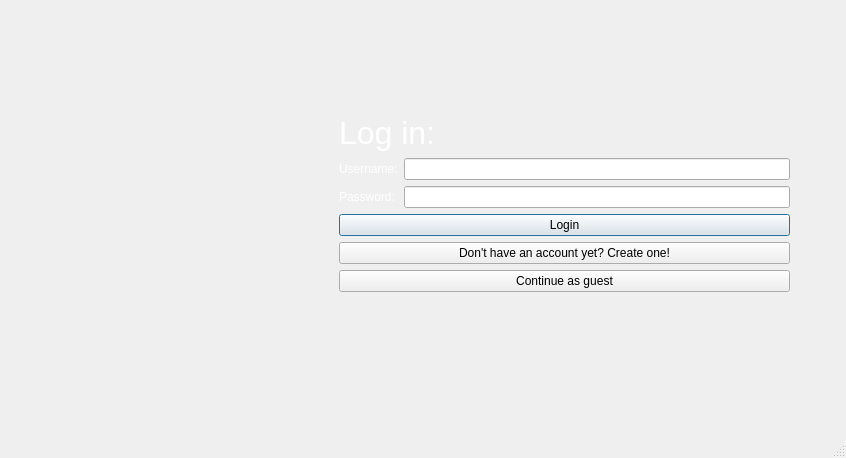
<?xml version="1.0" encoding="UTF-8"?>
<ui version="4.0">
 <class>MainWindow</class>
 <widget class="QMainWindow" name="MainWindow">
  <property name="geometry">
   <rect>
    <x>0</x>
    <y>0</y>
    <width>846</width>
    <height>458</height>
   </rect>
  </property>
  <property name="windowTitle">
   <string>MainWindow</string>
  </property>
  <widget class="QWidget" name="centralwidget">
   <property name="styleSheet">
    <string notr="true"/>
   </property>
   <layout class="QVBoxLayout" name="verticalLayout_2">
    <item>
     <widget class="QStackedWidget" name="stackedWidget">
      <property name="sizePolicy">
       <sizepolicy hsizetype="Preferred" vsizetype="Preferred">
        <horstretch>0</horstretch>
        <verstretch>0</verstretch>
       </sizepolicy>
      </property>
      <property name="styleSheet">
       <string notr="true"/>
      </property>
      <property name="currentIndex">
       <number>0</number>
      </property>
      <widget class="QWidget" name="pageLogin">
       <property name="styleSheet">
        <string notr="true"/>
       </property>
       <widget class="QFrame" name="frame">
        <property name="geometry">
         <rect>
          <x>476</x>
          <y>11</y>
          <width>400</width>
          <height>371</height>
         </rect>
        </property>
        <property name="minimumSize">
         <size>
          <width>400</width>
          <height>0</height>
         </size>
        </property>
        <property name="maximumSize">
         <size>
          <width>400</width>
          <height>16777215</height>
         </size>
        </property>
        <layout class="QHBoxLayout" name="horizontalLayout_2"/>
       </widget>
       <widget class="QLabel" name="label_login_image">
        <property name="geometry">
         <rect>
          <x>60</x>
          <y>100</y>
          <width>231</width>
          <height>231</height>
         </rect>
        </property>
        <property name="text">
         <string/>
        </property>
        <property name="pixmap">
         <pixmap resource="resources.qrc">:/images_resources/images/login.jpg</pixmap>
        </property>
        <property name="scaledContents">
         <bool>true</bool>
        </property>
       </widget>
       <widget class="QWidget" name="layoutWidget">
        <property name="geometry">
         <rect>
          <x>330</x>
          <y>20</y>
          <width>451</width>
          <height>349</height>
         </rect>
        </property>
        <layout class="QFormLayout" name="formLogin">
         <property name="formAlignment">
          <set>Qt::AlignLeading|Qt::AlignLeft|Qt::AlignVCenter</set>
         </property>
         <item row="0" column="0" colspan="2">
          <widget class="QLabel" name="labelLogin">
           <property name="font">
            <font>
             <pointsize>24</pointsize>
            </font>
           </property>
           <property name="text">
            <string>&lt;html&gt;&lt;head/&gt;&lt;body&gt;&lt;p&gt;&lt;span style=&quot; color:#ffffff;&quot;&gt;Log in:&lt;/span&gt;&lt;/p&gt;&lt;/body&gt;&lt;/html&gt;</string>
           </property>
          </widget>
         </item>
         <item row="1" column="0">
          <widget class="QLabel" name="labelLoginUsername">
           <property name="text">
            <string>&lt;html&gt;&lt;head/&gt;&lt;body&gt;&lt;p&gt;&lt;span style=&quot; color:#ffffff;&quot;&gt;Username:&lt;/span&gt;&lt;/p&gt;&lt;/body&gt;&lt;/html&gt;</string>
           </property>
          </widget>
         </item>
         <item row="1" column="1">
          <widget class="QLineEdit" name="lineLoginUsername"/>
         </item>
         <item row="2" column="0">
          <widget class="QLabel" name="labelLoginPassword">
           <property name="text">
            <string>&lt;html&gt;&lt;head/&gt;&lt;body&gt;&lt;p&gt;&lt;span style=&quot; color:#ffffff;&quot;&gt;Password:&lt;/span&gt;&lt;/p&gt;&lt;/body&gt;&lt;/html&gt;</string>
           </property>
          </widget>
         </item>
         <item row="2" column="1">
          <widget class="QLineEdit" name="lineLoginPassword">
           <property name="echoMode">
            <enum>QLineEdit::Password</enum>
           </property>
          </widget>
         </item>
         <item row="3" column="0" colspan="2">
          <widget class="QPushButton" name="buttonLogin">
           <property name="text">
            <string>Login</string>
           </property>
           <property name="autoDefault">
            <bool>true</bool>
           </property>
           <property name="default">
            <bool>true</bool>
           </property>
          </widget>
         </item>
         <item row="4" column="0" colspan="2">
          <widget class="QPushButton" name="buttonRegisterInstead">
           <property name="text">
            <string>Don't have an account yet? Create one!</string>
           </property>
          </widget>
         </item>
         <item row="5" column="0" colspan="2">
          <widget class="QPushButton" name="buttonLoginGuest">
           <property name="text">
            <string>Continue as guest</string>
           </property>
          </widget>
         </item>
        </layout>
       </widget>
      </widget>
      <widget class="QWidget" name="pageRegister">
       <layout class="QGridLayout" name="gridLayout_2">
        <item row="0" column="0">
         <widget class="QFrame" name="frame_2">
          <property name="minimumSize">
           <size>
            <width>400</width>
            <height>0</height>
           </size>
          </property>
          <property name="maximumSize">
           <size>
            <width>400</width>
            <height>16777215</height>
           </size>
          </property>
          <layout class="QHBoxLayout" name="horizontalLayout_3">
           <item>
            <layout class="QFormLayout" name="formRegister">
             <property name="formAlignment">
              <set>Qt::AlignCenter</set>
             </property>
             <item row="0" column="0" colspan="2">
              <widget class="QLabel" name="labelRegister">
               <property name="font">
                <font>
                 <pointsize>24</pointsize>
                </font>
               </property>
               <property name="text">
                <string>&lt;html&gt;&lt;head/&gt;&lt;body&gt;&lt;p&gt;&lt;span style=&quot; color:#ffffff;&quot;&gt;Create account:&lt;/span&gt;&lt;/p&gt;&lt;/body&gt;&lt;/html&gt;</string>
               </property>
              </widget>
             </item>
             <item row="1" column="0">
              <widget class="QLabel" name="labelRegisterUsername">
               <property name="text">
                <string>&lt;html&gt;&lt;head/&gt;&lt;body&gt;&lt;p&gt;&lt;span style=&quot; color:#fdfdfd;&quot;&gt;Username:&lt;/span&gt;&lt;/p&gt;&lt;/body&gt;&lt;/html&gt;</string>
               </property>
              </widget>
             </item>
             <item row="1" column="1">
              <widget class="QLineEdit" name="lineRegisterUsername"/>
             </item>
             <item row="2" column="0">
              <widget class="QLabel" name="labelRegisterPassword">
               <property name="text">
                <string>&lt;html&gt;&lt;head/&gt;&lt;body&gt;&lt;p&gt;&lt;span style=&quot; color:#ffffff;&quot;&gt;Password:&lt;/span&gt;&lt;/p&gt;&lt;/body&gt;&lt;/html&gt;</string>
               </property>
              </widget>
             </item>
             <item row="2" column="1">
              <widget class="QLineEdit" name="lineRegisterPassword">
               <property name="echoMode">
                <enum>QLineEdit::Password</enum>
               </property>
              </widget>
             </item>
             <item row="3" column="0">
              <widget class="QLabel" name="labelRegisterConfirmPassword">
               <property name="text">
                <string>&lt;html&gt;&lt;head/&gt;&lt;body&gt;&lt;p&gt;&lt;span style=&quot; color:#ffffff;&quot;&gt;Confirm:&lt;/span&gt;&lt;/p&gt;&lt;/body&gt;&lt;/html&gt;</string>
               </property>
               <property name="wordWrap">
                <bool>true</bool>
               </property>
              </widget>
             </item>
             <item row="3" column="1">
              <widget class="QLineEdit" name="lineRegisterConfirmPassword">
               <property name="echoMode">
                <enum>QLineEdit::Password</enum>
               </property>
              </widget>
             </item>
             <item row="4" column="0" colspan="2">
              <widget class="QPushButton" name="buttonRegister">
               <property name="text">
                <string>Register</string>
               </property>
               <property name="autoDefault">
                <bool>true</bool>
               </property>
               <property name="default">
                <bool>true</bool>
               </property>
              </widget>
             </item>
             <item row="5" column="0" colspan="2">
              <widget class="QPushButton" name="buttonLoginInstead">
               <property name="text">
                <string>Already have an account? Login instead</string>
               </property>
              </widget>
             </item>
             <item row="6" column="0" colspan="2">
              <widget class="QPushButton" name="buttonRegisterGuest">
               <property name="text">
                <string>Continue as guest</string>
               </property>
              </widget>
             </item>
            </layout>
           </item>
          </layout>
         </widget>
        </item>
       </layout>
      </widget>
      <widget class="QWidget" name="pageMain">
       <property name="styleSheet">
        <string notr="true">background:rgb(255, 231, 189)</string>
       </property>
       <widget class="QPushButton" name="viewMyBooksButton">
        <property name="geometry">
         <rect>
          <x>140</x>
          <y>10</y>
          <width>95</width>
          <height>31</height>
         </rect>
        </property>
        <property name="styleSheet">
         <string notr="true">Background: rgb(117, 75, 28);color: white</string>
        </property>
        <property name="text">
         <string>View my books</string>
        </property>
       </widget>
       <widget class="QPushButton" name="viewAllBooksButton">
        <property name="geometry">
         <rect>
          <x>20</x>
          <y>10</y>
          <width>101</width>
          <height>31</height>
         </rect>
        </property>
        <property name="styleSheet">
         <string notr="true">Background: rgb(117, 75, 28);color: white</string>
        </property>
        <property name="text">
         <string>View all books</string>
        </property>
       </widget>
       <widget class="QScrollArea" name="scrollArea">
        <property name="geometry">
         <rect>
          <x>11</x>
          <y>65</y>
          <width>811</width>
          <height>311</height>
         </rect>
        </property>
        <property name="sizePolicy">
         <sizepolicy hsizetype="Preferred" vsizetype="Preferred">
          <horstretch>0</horstretch>
          <verstretch>0</verstretch>
         </sizepolicy>
        </property>
        <property name="widgetResizable">
         <bool>true</bool>
        </property>
        <widget class="QWidget" name="scrollAreaWidgetContents">
         <property name="geometry">
          <rect>
           <x>0</x>
           <y>0</y>
           <width>809</width>
           <height>309</height>
          </rect>
         </property>
         <layout class="QVBoxLayout" name="verticalLayout_4">
          <item>
           <widget class="QLabel" name="title">
            <property name="maximumSize">
             <size>
              <width>16777215</width>
              <height>48</height>
             </size>
            </property>
            <property name="font">
             <font>
              <pointsize>18</pointsize>
             </font>
            </property>
            <property name="text">
             <string>Books</string>
            </property>
           </widget>
          </item>
         </layout>
        </widget>
       </widget>
       <widget class="QPushButton" name="accountSettingsButton">
        <property name="geometry">
         <rect>
          <x>640</x>
          <y>10</y>
          <width>111</width>
          <height>31</height>
         </rect>
        </property>
        <property name="styleSheet">
         <string notr="true">Background: rgb(117, 75, 28);color: white</string>
        </property>
        <property name="text">
         <string>Account settings</string>
        </property>
       </widget>
       <widget class="QCommandLinkButton" name="logoutButton_4">
        <property name="geometry">
         <rect>
          <x>760</x>
          <y>0</y>
          <width>41</width>
          <height>41</height>
         </rect>
        </property>
        <property name="text">
         <string/>
        </property>
        <property name="icon">
         <iconset resource="resources.qrc">
          <normaloff>:/images_resources/logout.jpg</normaloff>:/images_resources/logout.jpg</iconset>
        </property>
        <property name="iconSize">
         <size>
          <width>30</width>
          <height>25</height>
         </size>
        </property>
       </widget>
      </widget>
      <widget class="QWidget" name="pageAccountSettings">
       <widget class="QFrame" name="accountPageFrame">
        <property name="geometry">
         <rect>
          <x>0</x>
          <y>0</y>
          <width>821</width>
          <height>401</height>
         </rect>
        </property>
        <property name="styleSheet">
         <string notr="true">background-color: rgb(255, 231, 189);</string>
        </property>
        <widget class="QLabel" name="accountSettingsLabel">
         <property name="geometry">
          <rect>
           <x>290</x>
           <y>10</y>
           <width>251</width>
           <height>41</height>
          </rect>
         </property>
         <property name="text">
          <string>&lt;html&gt;&lt;head/&gt;&lt;body&gt;&lt;p align=&quot;center&quot;&gt;&lt;span style=&quot; font-size:16pt;&quot;&gt;Account settings&lt;/span&gt;&lt;/p&gt;&lt;/body&gt;&lt;/html&gt;</string>
         </property>
        </widget>
        <widget class="QPushButton" name="deleteAccountButton">
         <property name="geometry">
          <rect>
           <x>20</x>
           <y>350</y>
           <width>181</width>
           <height>31</height>
          </rect>
         </property>
         <property name="styleSheet">
          <string notr="true">Background: rgb(117, 75, 28);color: white</string>
         </property>
         <property name="text">
          <string>Delete account</string>
         </property>
        </widget>
        <widget class="QLabel" name="deleteMessageLabel">
         <property name="geometry">
          <rect>
           <x>20</x>
           <y>310</y>
           <width>751</width>
           <height>31</height>
          </rect>
         </property>
         <property name="text">
          <string>&lt;html&gt;&lt;head/&gt;&lt;body&gt;&lt;p&gt;&lt;span style=&quot; font-size:11pt; color:#bf0000;&quot;&gt;Once you delete your account, there is no going back. Please be certain.&lt;/span&gt;&lt;/p&gt;&lt;/body&gt;&lt;/html&gt;</string>
         </property>
        </widget>
        <widget class="QLabel" name="pictureLabelSettings">
         <property name="geometry">
          <rect>
           <x>550</x>
           <y>100</y>
           <width>191</width>
           <height>181</height>
          </rect>
         </property>
         <property name="text">
          <string/>
         </property>
         <property name="pixmap">
          <pixmap resource="resources.qrc">:/images_resources/settings.jpg</pixmap>
         </property>
         <property name="scaledContents">
          <bool>true</bool>
         </property>
        </widget>
        <widget class="QWidget" name="formLayoutWidget">
         <property name="geometry">
          <rect>
           <x>20</x>
           <y>80</y>
           <width>401</width>
           <height>95</height>
          </rect>
         </property>
         <layout class="QFormLayout" name="changeUsernameForm">
          <item row="0" column="0">
           <widget class="QLabel" name="changeUsernameLabel">
            <property name="text">
             <string>&lt;html&gt;&lt;head/&gt;&lt;body&gt;&lt;p&gt;&lt;span style=&quot; font-size:11pt;&quot;&gt;Username:&lt;/span&gt;&lt;/p&gt;&lt;/body&gt;&lt;/html&gt;</string>
            </property>
           </widget>
          </item>
          <item row="0" column="1">
           <widget class="QLineEdit" name="changeUsernameLine">
            <property name="styleSheet">
             <string notr="true">background-color: rgb(255, 255, 255);</string>
            </property>
           </widget>
          </item>
          <item row="1" column="1">
           <widget class="QPushButton" name="changeUsernameButton">
            <property name="styleSheet">
             <string notr="true">Background: rgb(117, 75, 28);color: white</string>
            </property>
            <property name="text">
             <string>Change username</string>
            </property>
           </widget>
          </item>
         </layout>
        </widget>
        <widget class="QWidget" name="formLayoutWidget_2">
         <property name="geometry">
          <rect>
           <x>20</x>
           <y>180</y>
           <width>401</width>
           <height>131</height>
          </rect>
         </property>
         <layout class="QFormLayout" name="charngePasswordForm">
          <item row="0" column="0">
           <widget class="QLabel" name="oldPasswordLabel">
            <property name="text">
             <string>&lt;html&gt;&lt;head/&gt;&lt;body&gt;&lt;p&gt;&lt;span style=&quot; font-size:11pt;&quot;&gt;Old password:&lt;/span&gt;&lt;/p&gt;&lt;/body&gt;&lt;/html&gt;</string>
            </property>
           </widget>
          </item>
          <item row="0" column="1">
           <widget class="QLineEdit" name="oldPasswordLine">
            <property name="styleSheet">
             <string notr="true">background-color: rgb(255, 255, 255);</string>
            </property>
            <property name="echoMode">
             <enum>QLineEdit::Password</enum>
            </property>
           </widget>
          </item>
          <item row="2" column="1">
           <widget class="QLineEdit" name="confirmPasswordLine">
            <property name="styleSheet">
             <string notr="true">background-color: rgb(255, 255, 255);</string>
            </property>
            <property name="echoMode">
             <enum>QLineEdit::Password</enum>
            </property>
           </widget>
          </item>
          <item row="1" column="1">
           <widget class="QLineEdit" name="newPasswordLine">
            <property name="styleSheet">
             <string notr="true">background-color: rgb(255, 255, 255);</string>
            </property>
            <property name="echoMode">
             <enum>QLineEdit::Password</enum>
            </property>
           </widget>
          </item>
          <item row="3" column="1">
           <widget class="QPushButton" name="changePasswordButton">
            <property name="styleSheet">
             <string notr="true">Background: rgb(117, 75, 28);color: white</string>
            </property>
            <property name="text">
             <string>Change password</string>
            </property>
           </widget>
          </item>
          <item row="1" column="0">
           <widget class="QLabel" name="newPasswordLabel">
            <property name="text">
             <string>&lt;html&gt;&lt;head/&gt;&lt;body&gt;&lt;p&gt;&lt;span style=&quot; font-size:11pt;&quot;&gt;New password:&lt;/span&gt;&lt;/p&gt;&lt;/body&gt;&lt;/html&gt;</string>
            </property>
           </widget>
          </item>
          <item row="2" column="0">
           <widget class="QLabel" name="confirmPasswordLabel">
            <property name="text">
             <string>&lt;html&gt;&lt;head/&gt;&lt;body&gt;&lt;p&gt;&lt;span style=&quot; font-size:11pt;&quot;&gt;Confirm password:&lt;/span&gt;&lt;/p&gt;&lt;/body&gt;&lt;/html&gt;</string>
            </property>
           </widget>
          </item>
         </layout>
        </widget>
        <widget class="QCommandLinkButton" name="backButton">
         <property name="geometry">
          <rect>
           <x>10</x>
           <y>10</y>
           <width>31</width>
           <height>31</height>
          </rect>
         </property>
         <property name="text">
          <string/>
         </property>
         <property name="icon">
          <iconset resource="resources.qrc">
           <normaloff>:/images_resources/backButtonIcon.jpg</normaloff>:/images_resources/backButtonIcon.jpg</iconset>
         </property>
        </widget>
        <widget class="QCommandLinkButton" name="logoutButton_2">
         <property name="geometry">
          <rect>
           <x>760</x>
           <y>10</y>
           <width>41</width>
           <height>41</height>
          </rect>
         </property>
         <property name="text">
          <string/>
         </property>
         <property name="icon">
          <iconset resource="resources.qrc">
           <normaloff>:/images_resources/logout.jpg</normaloff>:/images_resources/logout.jpg</iconset>
         </property>
         <property name="iconSize">
          <size>
           <width>25</width>
           <height>25</height>
          </size>
         </property>
        </widget>
       </widget>
      </widget>
      <widget class="QWidget" name="page">
       <widget class="QWidget" name="verticalLayoutWidget">
        <property name="geometry">
         <rect>
          <x>300</x>
          <y>150</y>
          <width>231</width>
          <height>161</height>
         </rect>
        </property>
        <layout class="QVBoxLayout" name="verticalLayout_3">
         <item>
          <widget class="QPushButton" name="pushButton">
           <property name="text">
            <string>Search for new books!</string>
           </property>
          </widget>
         </item>
         <item>
          <widget class="QPushButton" name="pushButton_2">
           <property name="text">
            <string>Your books</string>
           </property>
          </widget>
         </item>
        </layout>
       </widget>
       <widget class="QLabel" name="label">
        <property name="geometry">
         <rect>
          <x>350</x>
          <y>100</y>
          <width>131</width>
          <height>41</height>
         </rect>
        </property>
        <property name="font">
         <font>
          <family>Book Antiqua</family>
          <pointsize>16</pointsize>
         </font>
        </property>
        <property name="text">
         <string>&lt;html&gt;&lt;head/&gt;&lt;body&gt;&lt;p&gt;&lt;span style=&quot; color:#ffffff;&quot;&gt;Welcome!&lt;/span&gt;&lt;/p&gt;&lt;/body&gt;&lt;/html&gt;</string>
        </property>
       </widget>
      </widget>
     </widget>
    </item>
   </layout>
  </widget>
  <widget class="QMenuBar" name="menubar">
   <property name="geometry">
    <rect>
     <x>0</x>
     <y>0</y>
     <width>846</width>
     <height>25</height>
    </rect>
   </property>
  </widget>
  <widget class="QStatusBar" name="statusbar"/>
 </widget>
 <resources>
  <include location="resources.qrc"/>
 </resources>
 <connections/>
</ui>
